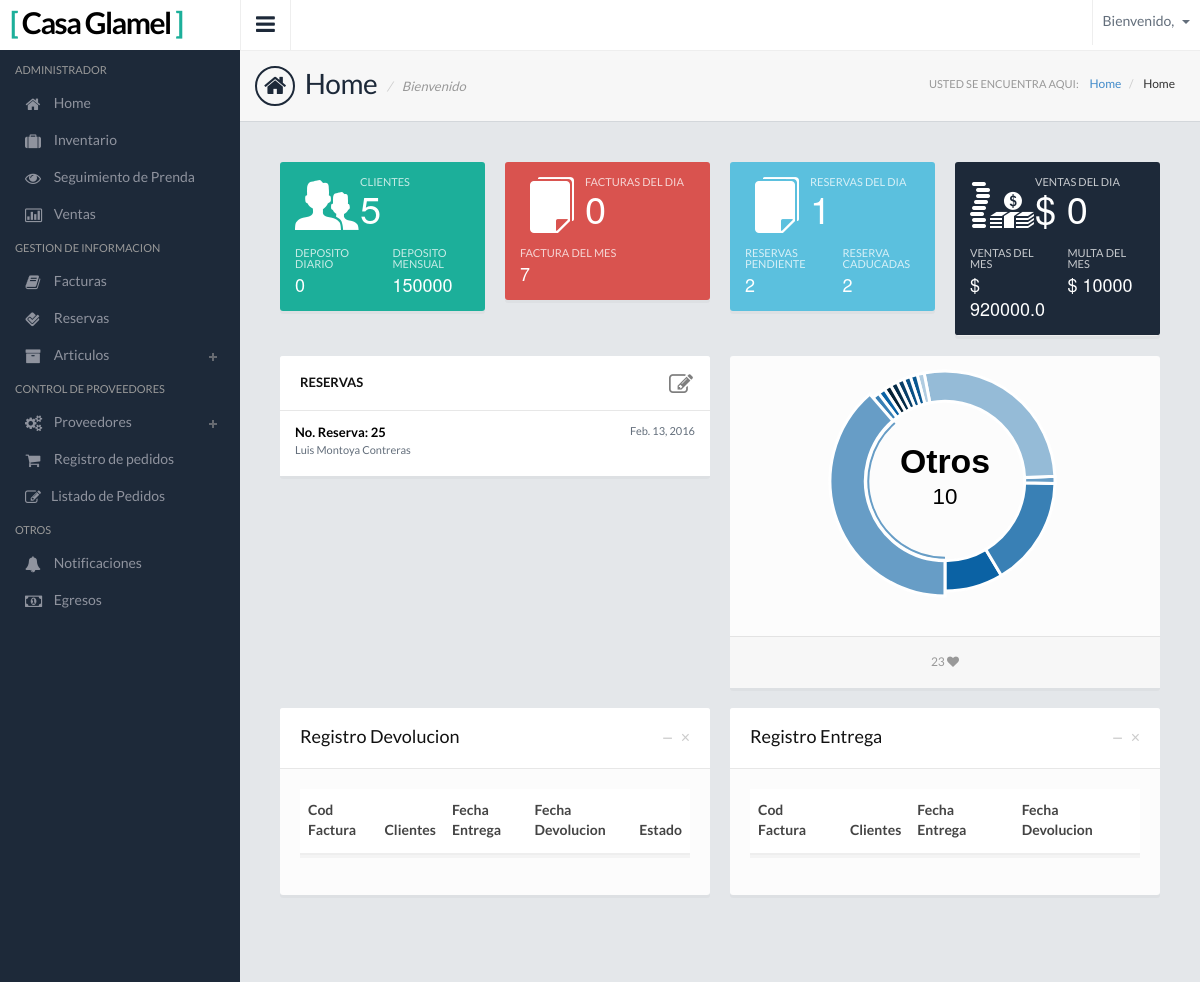
The page /Home-Admin/ on the database its author committed.
### Apps/Reserva/models.py (models this page shows, shortened)
class Reserva(models.Model):
    cliente = models.ForeignKey(Cliente)
    vendedor = models.CharField(max_length=50,blank=True)
    fecha_reserva = models.DateField()
    fecha_limite = models.DateField()
    abono_inicial = models.IntegerField()
    descuento = models.IntegerField(default=0, null=True, blank=True, validators=[
                                        MinValueValidator(0),
                                        MaxValueValidator(100)
                                    ])

### Apps/GestionInf/models.py (models this page shows, shortened)
class Cliente(models.Model):
    full_nombre = models.CharField(max_length=100)
    identificacion = models.IntegerField()
    direccion = models.CharField(max_length=100)
    telefono = models.IntegerField()
    correo = models.CharField(max_length=100)
    peligroso = models.BooleanField(default=False)
    numeros_compras = models.IntegerField(default=0,blank=True, null=True)

### Apps/Ventas/views.py (the view)
# urls.py: url(r'Home-Admin/$', Home_Admin.as_view(), name='Home_Admin'),
class Home_Admin(LoginRequiredMixin,SuperuserRequiredMixin,TemplateView):
    login_url = '/'
    template_name = u'ModuloAdmin/VentasTemplate/home_admin.html'
    def get_context_data(self, **kwargs):
        context = super(Home_Admin,self).get_context_data(**kwargs)
        tipo = Tipo.objects.all()
        ax=0
        aux = []
        for tipo in tipo:
            prueba = Articulo.objects.filter(nombre_tipo=tipo.pk)
            cont=0
            for prueba in prueba:
                rti = Alquiler_Detail.objects.filter(articulo=prueba.pk).count()
                cont += rti
            ax += cont
            aux.append([tipo.nombre_tipo, cont])
        print(aux)
        context['tipo'] = aux
        context['venta_toal']=ax
        dia_hoy = date.today()
        reporte_dia = Alquiler.objects.filter(fecha_entrega=dia_hoy)
        reporte_diario = Alquiler.objects.filter(fecha_devolucion=dia_hoy)
        reporte_dia_devolucion = Alquiler.objects.filter(fecha_devolucion_dia=dia_hoy)
        multa_diaria=0
        deposito = 0
        suma = 0
        context['reporte_dia'] = reporte_dia
        for reporte_dia_devolucion in reporte_dia_devolucion:
            multa_diaria += reporte_dia_devolucion.multa
        for reporte_dia in reporte_dia:
            deposito += reporte_dia.deposito
            alquilado = Alquiler_Detail.objects.filter(alquiler=reporte_dia.pk)
            for alquilado in alquilado:
                suma += alquilado.precio-(alquilado.precio*(reporte_dia.descuento/100))
        context['multa'] = multa_diaria
        context['deposito'] = deposito
        context['cantidad'] = Alquiler.objects.filter(fecha_entrega=dia_hoy).count()
        context['suma'] = suma
        context['reporte_diario']=reporte_diario
        dia_hoy_reserva = date.today()
        dia_max = dia_hoy_reserva+timedelta(days=2)
        context['reservas'] = Reserva.objects.filter(fecha_reserva__range=(dia_hoy,dia_max))
        context['reservas_caducada'] = Reserva.objects.filter(fecha_limite__lt=dia_hoy_reserva).count()
        context['reservas_pen'] = Reserva.objects.filter(fecha_limite__gt=dia_hoy_reserva).count()
        multa_diaria_mes=0
        deposito_mes = 0
        suma_m = 0
        dia_mes = date(dia_hoy.year,dia_hoy.month,1)
        multa_mes =Alquiler.objects.filter(fecha_devolucion_dia__range=(dia_mes,dia_hoy))
        alquiler_mes = Alquiler.objects.filter(fecha_entrega__range=(dia_mes,dia_hoy))
        for alquiler_mes in alquiler_mes:
            alquiler_mes_detail = Alquiler_Detail.objects.filter(alquiler=alquiler_mes.pk)
            suma_mes=0
            deposito_mes += alquiler_mes.deposito
            for alquiler_mes_detail in alquiler_mes_detail:
                suma_m += alquiler_mes_detail.precio-(alquiler_mes_detail.precio*(alquiler_mes.descuento/100))
        for multa_mes in multa_mes:
            multa_diaria_mes +=multa_mes.multa
        context['multa_diaria_mes']= multa_diaria_mes
        context['deposito_m'] = deposito_mes
        context['cantidad_m'] = Alquiler.objects.filter(fecha_entrega__range=(dia_mes,dia_hoy)).count()
        context['suma_m'] = suma_m
        context['cliente']= Cliente.objects.all().count()
        return context

### templates/ModuloAdmin/VentasTemplate/home_admin.html (shortened to what this page needs)
{% extends "base.html" %}
{% load static from staticfiles %}
{% block link%}  <link rel="stylesheet" href="http://cdn.oesmith.co.uk/morris-0.5.1.css"> {%endblock%}
{% block page %} Home {% endblock %}
{% block page2 %} Home {% endblock %}
{% block contenido%}
    <div class="contentpanel">
        <div class="row">
            <div class="col-sm-6 col-md-3">
              <div class="panel panel-success panel-stat">
                <div class="panel-heading">
                  <div class="stat">
                    <div class="row">
                      <div class="col-xs-4">
                        <img src="{% static 'images/is-user.png' %}" alt="" />
                      </div>
                      <div class="col-xs-8">
                        <small class="stat-label">Clientes</small>
                        <h1>{{ cliente }}</h1>
                      </div>
                    </div>
                    <div class="row">
                      <div class="col-xs-6">
                        <small class="stat-label">Deposito Diario</small>
                        <h4>{{ deposito }}</h4>
                      </div>
                      <div class="col-xs-6">
                        <small class="stat-label">Deposito Mensual</small>
                        <h4>{{ deposito_m }}</h4>
                      </div>
                    </div>
                  </div>
                </div>
              </div>
            </div>
            <div class="col-sm-6 col-md-3">
              <div class="panel panel-danger panel-stat">
                <div class="panel-heading">
                  <div class="stat">
                    <div class="row">
                      <div class="col-xs-4">
                        <img src="{% static 'images/is-document.png' %}" alt="" />
                      </div>
                      <div class="col-xs-8">
                        <small class="stat-label">Facturas del dia</small>
                        <h1>{{ cantidad }}</h1>
                      </div>
                    </div>
                    <small class="stat-label">Factura del mes</small>
                    <h4>{{ cantidad_m }}</h4>
                  </div>
                </div>
              </div>
            </div>
            <div class="col-sm-6 col-md-3">
              <div class="panel panel-info panel-stat">
                <div class="panel-heading">
                  <div class="stat">
                    <div class="row">
                      <div class="col-xs-4">
                        <img src="{% static 'images/is-document.png' %}" alt="" />
                      </div>
                      <div class="col-xs-8">
                        <small class="stat-label">Reservas del dia</small>
                        <h1>{{ reservas.count }}</h1>
                      </div>
                    </div>
                    <div class="row">
                      <div class="col-xs-6">
                        <small class="stat-label">Reservas Pendiente</small>
                        <h4>{{ reservas_pen }}</h4>
                      </div>
                      <div class="col-xs-6">
                        <small class="stat-label">Reserva Caducadas</small>
                        <h4>{{ reservas_caducada }}</h4>
                      </div>
                    </div>
                  </div>
                </div>
              </div>
            </div>
            <div class="col-sm-6 col-md-3">
              <div class="panel panel-dark panel-stat">
                <div class="panel-heading">
                  <div class="stat">
                    <div class="row">
                      <div class="col-xs-4">
                        <img src="{% static 'images/is-money.png' %}" alt="" />
                      </div>
                      <div class="col-xs-8">
                        <small class="stat-label">Ventas del Dia</small>
                        <h1>$ {{ suma }}</h1>
                      </div>
                    </div>
                    <div class="row">
                      <div class="col-xs-6">
                        <small class="stat-label">Ventas del Mes</small>
                        <h4>$ {{ suma_m }}</h4>
                      </div>
                      <div class="col-xs-6">
                        <small class="stat-label">Multa del Mes</small>
                        <h4>$ {{ multa_diaria_mes }}</h4>
                      </div>
                    </div>
                  </div>
                </div>
              </div>
            </div>
        </div>
    <div class="row">
        <div class="col-sm-6 col-md-6">
          <div class="panel panel-default panel-alt widget-messaging">
          <div class="panel-heading">
              <div class="panel-btns">
                <a href="#" class="panel-edit"><i class="fa fa-edit"></i></a>
              </div>
              <h3 class="panel-title">Reservas</h3>
            </div>
            <div class="panel-body">
              <ul>
                  {% for reserva in reservas %}
                    <li>
                      <small class="pull-right">{{ reserva.fecha_reserva }}</small>
                      <h4 class="sender"><a style="color: black" href="{% url 'Reservas:Reserva_Factura_Detail_Admin' reserva.pk %}">No. Reserva: {{ reserva.pk }}</a></h4>
                      <small>{{ reserva.cliente.full_nombre }}</small>
                    </li>
                  {% endfor %}
              </ul>
            </div>
          </div>
        </div>
                <div class="col-sm-6 col-md-6">
          <div class="panel panel-default widget-photoday">
            <div class="panel-body">
                <div id="charts" style="height:250px;"></div>
              <div class="photo-details">
              </div>
              <ul class="photo-meta">
                <li><a href="#">{{ venta_toal }} <i class="fa fa-heart"></i></a></li>
              </ul>
            </div>
          </div>
        </div>
        </div>
        <div class="row">
        <div class="col-sm-6 col-md-6">
            <div class="panel panel-default">
            <div class="panel-heading">
              <div class="panel-btns">
                <a href="#" class="panel-close">&times;</a>
                <a href="#" class="minimize">&minus;</a>
              </div>
              <h3 class="panel-title">Registro Devolucion</h3>
            </div>
            <div class="panel-body">
              <div class="table-responsive">
              <table class="table" id="table2">
                  <thead>
                     <tr>
                        <th>Cod Factura</th>
                        <th>Clientes</th>
                        <th>Fecha Entrega</th>
                        <th>Fecha Devolucion</th>
                        <th>Estado</th>
                     </tr>
                  </thead>
               </table>
              </div>
            </div>
          </div>
        </div>
        <div class="col-sm-6 col-md-6">
            <div class="panel panel-default">
            <div class="panel-heading">
              <div class="panel-btns">
                <a href="#" class="panel-close">&times;</a>
                <a href="#" class="minimize">&minus;</a>
              </div>
              <h3 class="panel-title">Registro Entrega</h3>
            </div>
            <div class="panel-body">
              <div class="table-responsive">
              <table class="table" id="table2">
                  <thead>
                     <tr>
                        <th>Cod Factura</th>
                        <th>Clientes</th>
                        <th>Fecha Entrega</th>
                        <th>Fecha Devolucion</th>
                     </tr>
                  </thead>
               </table>
              </div>
            </div>
          </div>
        </div>
        </div>
    </div>
{% endblock %}

### static/css/style.default.css (style rules this page uses)
body { background: #1d2939; font-family: 'LatoRegular', 'Lucida Grande', 'Lucida Sans Unicode', Helvetica, sans-serif !important; line-height: 21px; color: #636e7b; overflow: hidden; }
h1,h2,h3,h4,h5 { font-family: 'LatoRegular', 'Lucida Grande', 'Lucida Sans Unicode', Helvetica, sans-serif; }
.contentpanel { padding: 20px; }
.contentpanel::after { clear: both; display: block; content: ''; }
.panel-stat { background: none; }
.panel-stat .panel-heading { padding: 15px; -moz-border-radius: 3px; -webkit-border-radius: 3px; border-radius: 3px; }
.panel-stat .stat { color: #fff; max-width: 250px; }
.panel-stat .stat img { text-align: center; }
.panel-stat .stat-label { text-transform: uppercase; font-size: 11px; opacity: 0.75; display: block; line-height: normal; margin-bottom: 2px; }
.panel-stat h1 { margin: 0; line-height: 36px; font-family: 'Helvetica Neue', sans-serif; font-size: 38px; }
.panel-stat h4 { margin: 0; font-family: 'Helvetica Neue', sans-serif; }
.widget-messaging .panel-btns .panel-edit { padding: 15px 17px; opacity: 0.5; font-size: 24px; margin-top: -18px; margin-right: -20px; position: relative; }
.widget-messaging .panel-body { padding: 0; }
.widget-messaging ul { list-style: none; padding: 0; margin: 0; }
.widget-messaging ul li { padding: 15px; border-top: 1px solid #eee; background-color: #fff; }
.widget-messaging ul li:first-child { border-top: 0; }
.widget-messaging .sender { font-size: 13px; color: #333; margin: 0; font-family: 'LatoBold'; line-height: normal; }
.widget-messaging ul li small { line-height: normal; }
.widget-photoday .panel-body { padding: 0; }
.widget-photoday .photo-details { padding: 15px; }
.widget-photoday .photo-meta { list-style: none; padding: 0; margin: 0; border-top: 1px solid #e3e3e3; background-color: #f7f7f7; }
.widget-photoday .photo-meta li { display: table-cell; width: 1%; text-align: center; border-left: 1px solid #e3e3e3; }
.widget-photoday .photo-meta li:first-child { border-left: 0; }
.widget-photoday .photo-meta li a, .widget-photoday .photo-meta li span { padding: 15px 10px; display: block; color: #999; font-size: 12px; }

### rows shown on the page
Reserva: fecha_reserva "Feb. 13, 2016", pk "25", cliente.full_nombre "Luis Montoya Contreras"

### other values the page prints
{{ cliente }} "5"
{{ deposito }} "0"
{{ deposito_m }} "150000"
{{ cantidad }} "0"
{{ cantidad_m }} "7"
{{ reservas.count }} "1"
{{ reservas_pen }} "2"
{{ reservas_caducada }} "2"
{{ suma }} "0"
{{ suma_m }} "920000.0"
{{ multa_diaria_mes }} "10000"
{{ venta_toal }} "23"
